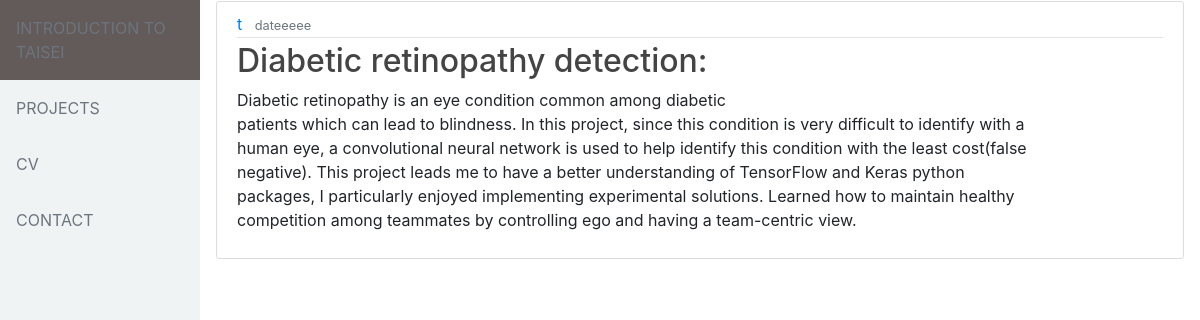
The page /projects2 on the database its author committed.
### flaskApp/models.py (models this page shows, shortened)
class User(db.Model, UserMixin):
    id = db.Column(db.Integer, primary_key=True)
    username = db.Column(db.String(20), unique=True, nullable = False)
    email = db.Column(db.String(120), unique=True, nullable = False)
    password = db.Column(db.String(60), nullable = False)
    posts = db.relationship('Post', backref='author', lazy=True)

class Post(db.Model):
    id = db.Column(db.Integer, primary_key=True)
    title = db.Column(db.String(100), nullable=False)
    description = db.Column(db.Text, nullable=False)
    language = db.Column(db.Text, nullable=False)
    category = db.Column(db.Text, nullable=False)
    link = db.Column(db.String, nullable=False)
    user_id = db.Column(db.Integer, db.ForeignKey('user.id'), nullable=False)

### flaskApp/routes.py (the view)
@app.route('/projects<int:project_id>')
def a_project(project_id):
    project = Post.query.get_or_404(project_id)
    return render_template('a_project.html', title=project.title, post=project)

### flaskApp/templates/a_project.html (shortened to what this page needs)
{% extends "layout.html" %}
{% block content %}
<article class="media content-section">
    <div class="media-body">
        <div class="article-metadata">
            <a class="mr-2" href="#">{{ post.author.username }}</a>
            <small class="text-muted">dateeeee</small>
        </div>
        <h2 class="article-title">{{ post.title }}</h2>
        <p class="article-content">{{ post.description }}</p>
    </div>
</article>
{% endblock content %}

### flaskApp/static/main.css (style rules this page uses)
h1, h2, h3, h4, h5, h6 { color: #444444; }
.content-section { background: #ffffff; padding: 10px 20px; border: 1px solid #dddddd; border-radius: 3px; margin-bottom: 20px; }
.article-title { color: #444444; }
.article-content { white-space: pre-line; }
.article-metadata { padding-bottom: 1px; margin-bottom: 4px; border-bottom: 1px solid #e3e3e3 }

### rows shown on the page
User: author.username "t"
Post: title "Diabetic retinopathy detection:", description "Diabetic retinopathy is an eye condition common among diabetic patients which can lead to blindness. In this project, since this condition is very difficult to identify with a human eye, a convolutional neural network is used to help identify this condition with the least cost(false negative). This project leads me to have a better understanding of TensorFlow and Keras python packages, I particularly enjoyed implementing experimental solutions. Learned how to maintain healthy competition among teammates by controlling ego and having a team-centric view."
